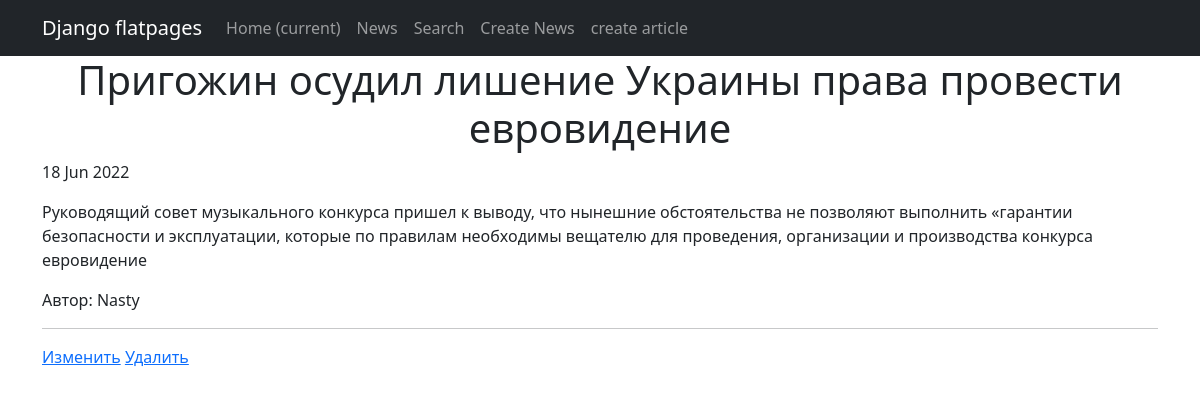
The page /news/2 on the database its author committed.
### news/models.py (models this page shows, shortened)
class Post(models.Model):
    author = models.ForeignKey(Author, on_delete=models.CASCADE)
    position = models.CharField(max_length=1, choices=TYPES)
    date = models.DateTimeField(auto_now_add=True)
    categories = models.ManyToManyField('Category', through='PostCategory')
    heading = models.CharField(max_length=255)
    text = models.TextField()
    rating = models.IntegerField(default=0)

class Author(models.Model):
    user = models.OneToOneField(User, on_delete=models.CASCADE)
    rating = models.IntegerField(default=0)

### news/views.py (the view)
# urls.py: path('<int:pk>', NewsView.as_view(), name='post'),
class NewsView(DetailView):
    model = Post
    template_name = 'article.html'
    context_object_name = 'article'

### news/templatetags/custom_filters.py (called while the page is built)
@register.filter()
def censor(value):
    if type(value) is str:
        censored_words = CENSORED_WORDS.split(', ')
        censored_string = value.split(' ')
        for i in range(len(censored_string)):
            point = ''
            c_word = censored_string[i]
            if c_word[-1] == ',' or c_word[-1] == '.':
                point = c_word[-1]
                c_word = c_word[:-1]
            if c_word.lower() in censored_words:
                word = f'{c_word[0]}{"*"*(len(c_word) -1)}{point}'
                censored_string.pop(i)
                censored_string.insert(i, word)
    else:
        raise ValueError('Фильтр censor обрабатывает только строки')
    return ' '.join(censored_string)

### templates/article.html (shortened to what this page needs)
{% extends 'flatpages/default.html' %}
{% load custom_filters %}
{% block content %}
<h1>{{ article.heading|censor }}</h1>
<div class="text-start">
    <p>{{article.date|date:"d M Y"}}</p>
    <p>{{article.text|censor}}</p>
    <p>Автор: {{article.author.user.username}}</p>
    <hr>
    <a href="{{ article.id }}/update">Изменить</a>
    <a href="{{ article.id }}/delete">Удалить</a>
</div>
{% endblock content %}

### rows shown on the page
Post: heading|censor "Пригожин осудил лишение Украины права провести евровидение", date "18 Jun 2022", text|censor "Руководящий совет музыкального конкурса пришел к выводу, что нынешние обстоятельства не позволяют выполнить «гарантии безопасности и эксплуатации, которые по правилам необходимы вещателю для проведения, организации и производства конкурса евровидение", author.user.username "Nasty"
